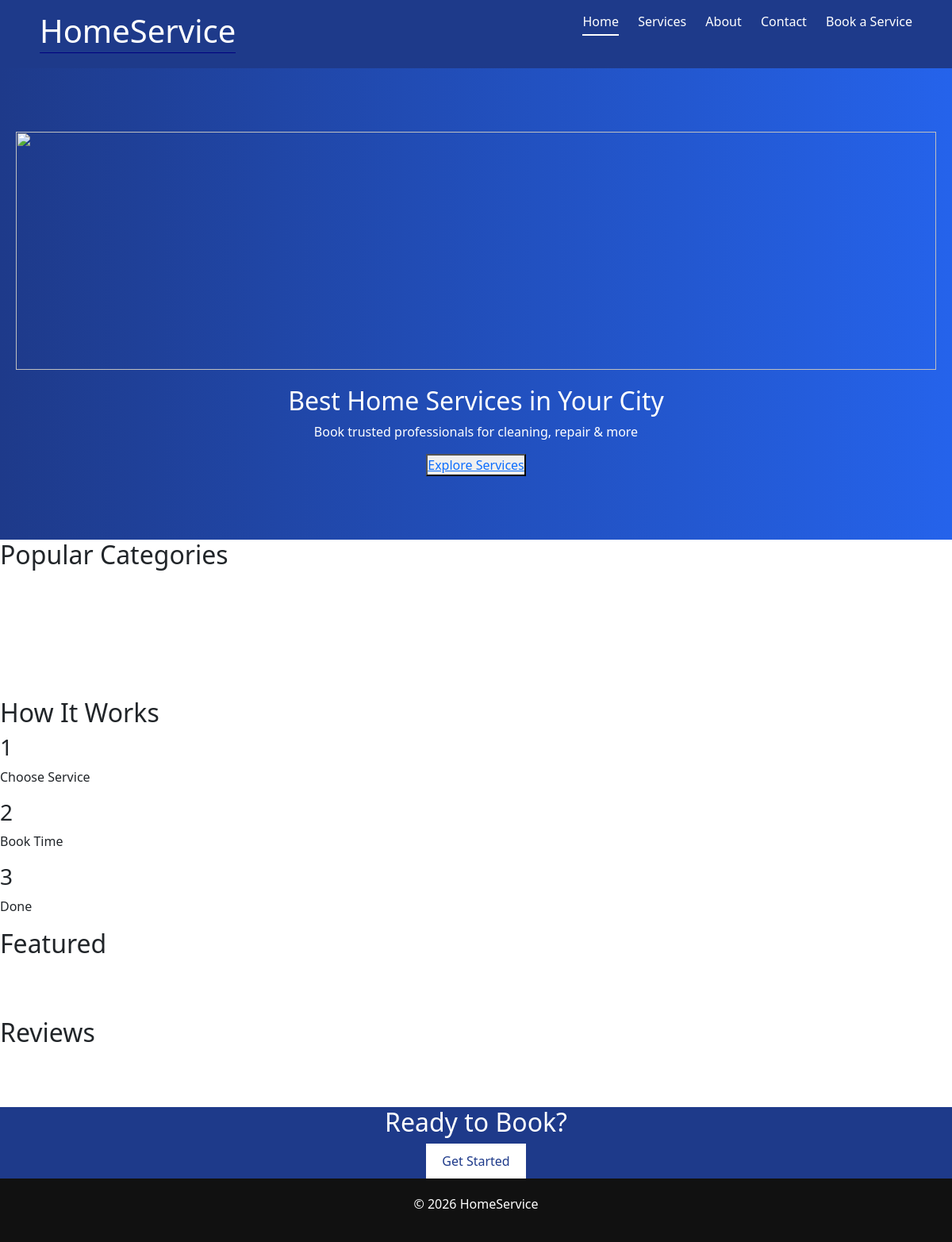
The app's page /, older data.
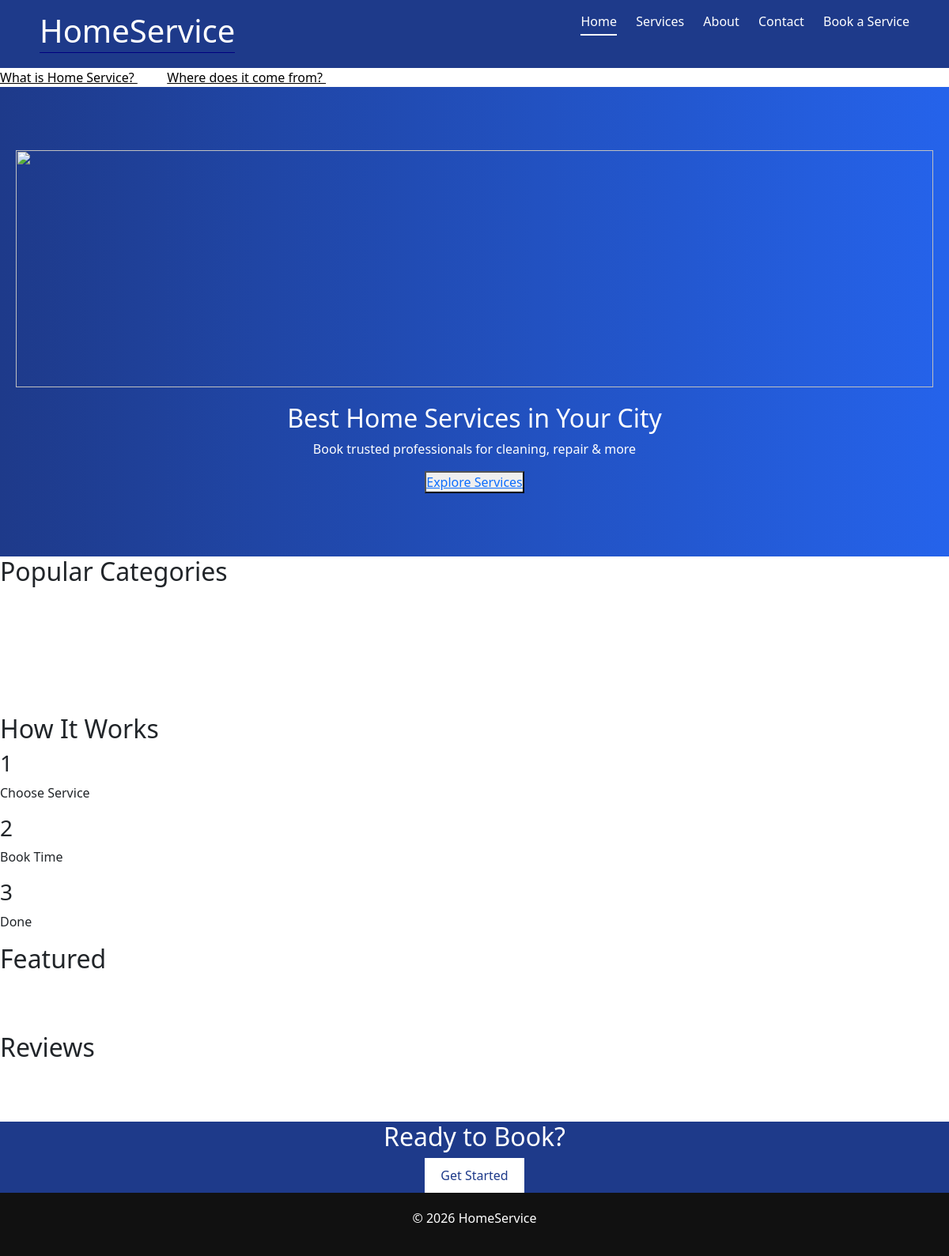
The same page, newer data.
### news/models.py (models this page shows)
class News(models.Model):
    news_title = models.CharField(max_length=100)
    news_desc= HTMLField()
    news_slug = AutoSlugField(populate_from = 'news_title', unique=True, null=True, default=None)  #AutoSlugField generate slug by the populate_from attribute.

### django_core/views.py (the view)
# urls.py: 2. Add a URL to urlpatterns:  path('', views.home, name='home')
def home(request):
    newsData= News.objects.all()
    data = {
        'newsData': newsData
    }
    return render(request,"index.html",data)

### templates/index.html (shortened to what this page needs)
{% extends "base.html" %}
{% block content %}
<marquee onmouseover="stop()" onmouseout="start()">
    {% for news in newsData %}
    <a href='/newsDetails/{{news.news_slug}}' style="color: #000">{{ news.news_title}}  </a>  &nbsp;&nbsp;&nbsp;&nbsp;&nbsp;&nbsp;&nbsp;&nbsp;
    {% endfor %}
</marquee>
<section class="hero">
    <img src="/static/img/home.jpg" class="hero-img">
    <h2>Best Home Services in Your City</h2>
    <p>Book trusted professionals for cleaning, repair & more</p>
     <button> <a href="/services"> Explore Services </a></button>
</section>
<section class="categories">
    <h2>Popular Categories</h2>
    <div class="grid">
    </div>
</section>
<section class="how">
    <h2>How It Works</h2>
    <div class="steps">
        <div><h3>1</h3><p>Choose Service</p></div>
        <div><h3>2</h3><p>Book Time</p></div>
        <div><h3>3</h3><p>Done</p></div>
    </div>
</section>
<section class="featured">
    <h2>Featured</h2>
    <div class="grid">
    </div>
</section>
<section class="testimonials">
    <h2>Reviews</h2>
    <div class="grid">
    </div>
</section>
<section class="cta">
    <h2>Ready to Book?</h2>
    <button>Get Started</button>
</section>
{% endblock %}

Row changes from the older to the newer data that the page shows:
added News: news_title "What is Home Service?"
added News: news_title "Where does it come from?"
